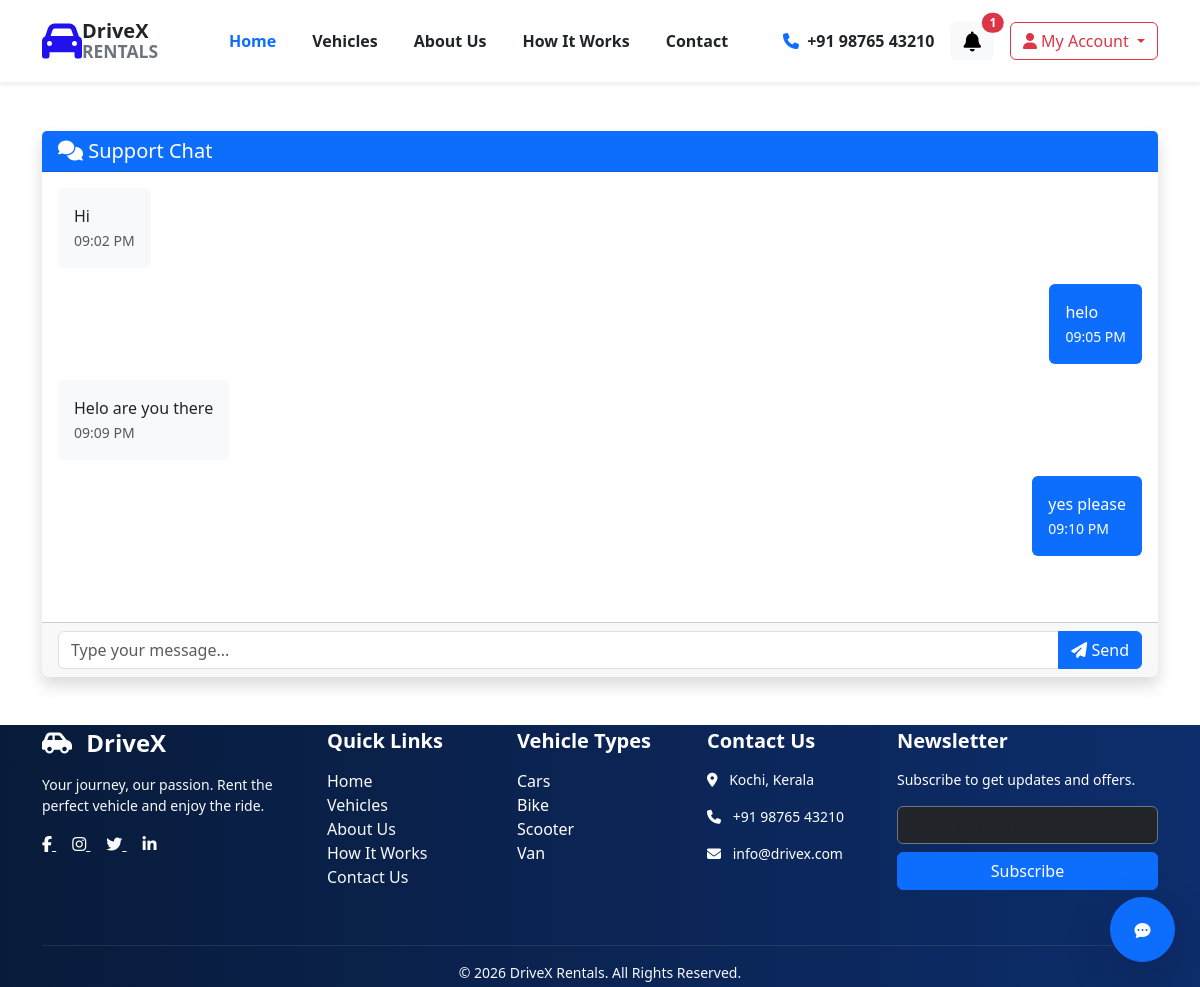
The page /rentalapp/chat/ (signed in) on the database its author committed.
### rental_app/models.py (models this page shows, shortened)
class ChatMessage(models.Model):
    room = models.ForeignKey(
        ChatRoom,
        on_delete=models.CASCADE,
        related_name="messages"
    )
    sender = models.ForeignKey(
        User,
        on_delete=models.CASCADE
    )
    message = models.TextField()
    created_at = models.DateTimeField(
        auto_now_add=True
    )
    class Meta:
        ordering = ["created_at"]

### rental_app/views.py (the view)
# urls.py: path("chat/",views.chat_view,name="chat"),
@login_required
def chat_view(request):
    room, created = ChatRoom.objects.get_or_create(
        user=request.user
    )
    messages = ChatMessage.objects.filter(
        room=room
    ).order_by("created_at")
    context = {
        "room": room,
        "messages": messages
    }
    return render(
        request,
        "chat.html",
        context
    )

### rental_app/context_processors.py (called while the page is built)
def notifications(request):
    if request.user.is_authenticated:
        notifications = Notification.objects.filter(
            user=request.user
        ).order_by('-created_at')
        unread_count = notifications.filter(
            is_read=False
        ).count()
        return {
            "notifications": notifications[:5],
            "unread_count": unread_count
        }
    return {
        "notifications": [],
        "unread_count": 0
    }

### rental_app/templates/chat.html (shortened to what this page needs)
{% extends "base.html" %}
{% block base %}
<div class="container py-5">
    <div class="card shadow border-0">
        <div class="card-header bg-primary text-white">
            <h5 class="mb-0">
                <i class="fa-solid fa-comments"></i>
                Support Chat
            </h5>
        </div>
        <div class="card-body"
             style="height:450px; overflow-y:auto;">
            {% for message in messages %}
                {% if message.sender == request.user %}
                    <div class="d-flex justify-content-end mb-3">
                        <div class="bg-primary text-white p-3 rounded"
                             style="max-width:70%;">
                            {{ message.message }}
                            <br>
                            <small>
                                {{ message.created_at|date:"h:i A" }}
                            </small>
                        </div>
                    </div>
                {% else %}
                    <div class="d-flex justify-content-start mb-3">
                        <div class="bg-light p-3 rounded"
                             style="max-width:70%;">
                            {{ message.message }}
                            <br>
                            <small class="text-muted">
                                {{ message.created_at|date:"h:i A" }}
                            </small>
                        </div>
                    </div>
                {% endif %}
            {% empty %}
                <p class="text-center text-muted">
                    No messages yet.
                </p>
            {% endfor %}
        </div>
        <div class="card-footer">
            <form method="post"
                  action="{% url 'send-message' %}">
                <div class="input-group">
                    <input type="text"
                           name="message"
                           class="form-control"
                           placeholder="Type your message..."
                           required>
                    <button class="btn btn-primary">
                        <i class="fa-solid fa-paper-plane"></i>
                        Send
                    </button>
                </div>
            </form>
        </div>
    </div>
</div>
{% endblock %}

### rows shown on the page
ChatMessage: message "Hi", created_at "09:02 PM"
ChatMessage: message "helo", created_at "09:05 PM"
ChatMessage: message "Helo are you there", created_at "09:09 PM"
ChatMessage: message "yes please", created_at "09:10 PM"

### other values the page prints
{{ unread_count }} "1"
